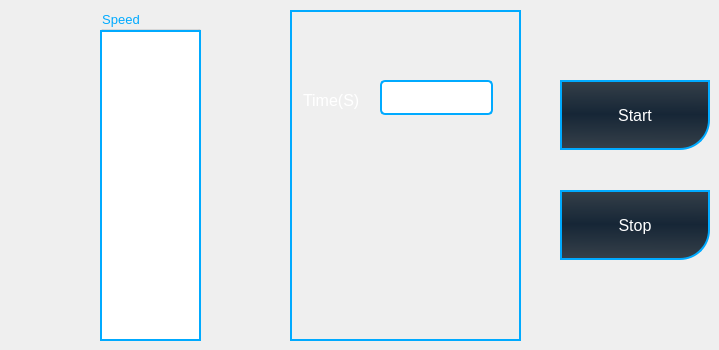
    <widget class="QWidget" name="page_5">
     <widget class="QGroupBox" name="groupBox_4">
      <property name="geometry">
       <rect>
        <x>290</x>
        <y>10</y>
        <width>231</width>
        <height>331</height>
       </rect>
      </property>
      <property name="font">
       <font>
        <pointsize>10</pointsize>
       </font>
      </property>
      <property name="styleSheet">
       <string notr="true">QGroupBox {
  border: 2px solid rgb(0, 170, 255);
  border-radius: 0px;
  margin-top: 1em;
}

QGroupBox::title {
  background-color: transparent;
  padding-top: -35px;
  padding-left: 0px;
color:rgb(0, 170, 255);
}

/*color:rgb(0, 170, 255);
/*border: 2px solid rgb(0, 170, 255);
/*border-bottom-right-radius :30px;
/*border-top-left-radius :30px;*/
/*border-radius: 10px;*/

</string>
      </property>
      <property name="title">
       <string>Duration</string>
      </property>
      <widget class="QLabel" name="label_14">
       <property name="geometry">
        <rect>
         <x>13</x>
         <y>80</y>
         <width>71</width>
         <height>20</height>
        </rect>
       </property>
       <property name="font">
        <font>
         <pointsize>12</pointsize>
        </font>
       </property>
       <property name="styleSheet">
        <string notr="true">color:rgb(255, 255, 255)</string>
       </property>
       <property name="text">
        <string>Time(S)</string>
       </property>
      </widget>
      <widget class="QLineEdit" name="lineEdit">
       <property name="geometry">
        <rect>
         <x>90</x>
         <y>70</y>
         <width>113</width>
         <height>35</height>
        </rect>
       </property>
       <property name="styleSheet">
        <string notr="true">
color:rgb(255, 255, 255);
border: 2px solid rgb(0, 170, 255);
border-radius :5px;</string>
       </property>
      </widget>
      <widget class="QPushButton" name="pushButton_3">
       <property name="geometry">
        <rect>
         <x>95</x>
         <y>70</y>
         <width>100</width>
         <height>35</height>
        </rect>
       </property>
       <property name="font">
        <font>
         <pointsize>12</pointsize>
        </font>
       </property>
       <property name="styleSheet">
        <string notr="true">background:qlineargradient(spread:pad, x1:0, y1:0, x2:1, y2:0, stop:0 rgba(0, 0, 0, 0), stop:1 rgba(0,0,0,0));
border: 0px solid rgb(0, 170, 255);</string>
       </property>
       <property name="text">
        <string/>
       </property>
      </widget>
     </widget>
     <widget class="QGroupBox" name="groupBox_5">
      <property name="geometry">
       <rect>
        <x>100</x>
        <y>10</y>
        <width>101</width>
        <height>331</height>
       </rect>
      </property>
      <property name="font">
       <font>
        <pointsize>10</pointsize>
       </font>
      </property>
      <property name="styleSheet">
       <string notr="true">

color:rgb(0, 170, 255);
/*border: 2px solid rgb(0, 170, 255);
/*border-bottom-right-radius :30px;
/*border-top-left-radius :30px;*/
/*border-radius: 10px;*/

</string>
      </property>
      <property name="title">
       <string>Speed</string>
      </property>
      <widget class="QListWidget" name="listWidget_5">
       <property name="geometry">
        <rect>
         <x>0</x>
         <y>20</y>
         <width>101</width>
         <height>311</height>
        </rect>
       </property>
       <property name="font">
        <font>
         <pointsize>16</pointsize>
        </font>
       </property>
       <property name="styleSheet">
        <string notr="true">color:rgb(255, 255, 255);
border: 2px solid rgb(0, 170, 255);
/*border-bottom-right-radius :30px;
/*border-top-left-radius :30px;*/
/*border-radius: 10px;*/</string>
       </property>
       <property name="autoScrollMargin">
        <number>16</number>
       </property>
       <item>
        <property name="text">
         <string>1</string>
        </property>
       </item>
       <item>
        <property name="text">
         <string>2</string>
        </property>
       </item>
       <item>
        <property name="text">
         <string>3</string>
        </property>
       </item>
       <item>
        <property name="text">
         <string>4</string>
        </property>
       </item>
       <item>
        <property name="text">
         <string>5</string>
        </property>
       </item>
       <item>
        <property name="text">
         <string>6</string>
        </property>
       </item>
       <item>
        <property name="text">
         <string>7</string>
        </property>
       </item>
       <item>
        <property name="text">
         <string>8</string>
        </property>
       </item>
       <item>
        <property name="text">
         <string>9</string>
        </property>
       </item>
       <item>
        <property name="text">
         <string>10</string>
        </property>
       </item>
      </widget>
     </widget>
     <widget class="QToolButton" name="toolButton_10">
      <property name="geometry">
       <rect>
        <x>560</x>
        <y>190</y>
        <width>150</width>
        <height>70</height>
       </rect>
      </property>
      <property name="font">
       <font>
        <pointsize>12</pointsize>
       </font>
      </property>
      <property name="styleSheet">
       <string notr="true">QToolButton {
background-color:qlineargradient(spread:reflect, x1:0.535816, y1:0.489, x2:0.53051, y2:1, stop:0 rgba(22, 38, 54,255), stop:1 rgba(55,65,74,255));
color:rgb(255, 255, 255);
border: 2px solid rgb(0, 170, 255);
border-bottom-right-radius :30px;
/*border-top-left-radius :30px;*/
/*border-radius: 10px;*/
}
QToolButton:pressed{
background-color:rgb(0, 170, 255)
}</string>
      </property>
      <property name="text">
       <string>Stop</string>
      </property>
     </widget>
     <widget class="QToolButton" name="toolButton_11">
      <property name="geometry">
       <rect>
        <x>560</x>
        <y>80</y>
        <width>150</width>
        <height>70</height>
       </rect>
      </property>
      <property name="font">
       <font>
        <pointsize>12</pointsize>
       </font>
      </property>
      <property name="styleSheet">
       <string notr="true">QToolButton {
background-color:qlineargradient(spread:reflect, x1:0.535816, y1:0.489, x2:0.53051, y2:1, stop:0 rgba(22, 38, 54,255), stop:1 rgba(55,65,74,255));
color:rgb(255, 255, 255);
border: 2px solid rgb(0, 170, 255);
border-bottom-right-radius :30px;
/*border-top-left-radius :30px;*/
/*border-radius: 10px;*/
}
QToolButton:pressed{
background-color:rgb(0, 170, 255)
}</string>
      </property>
      <property name="text">
       <string>Start</string>
      </property>
     </widget>
    </widget>
